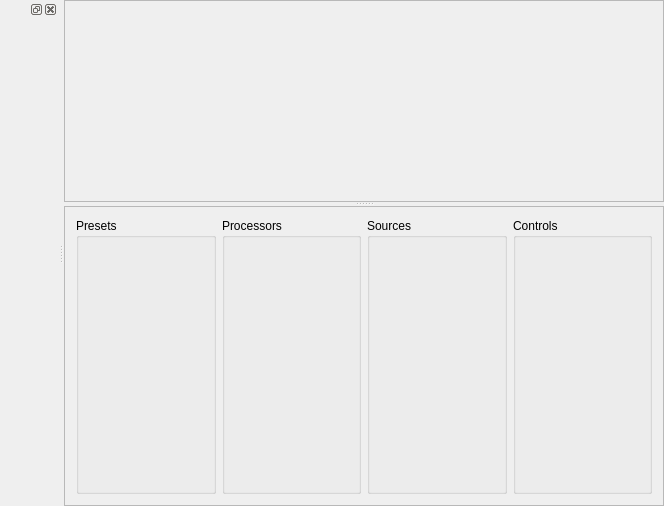
<?xml version="1.0" encoding="UTF-8"?>
<ui version="4.0">
 <class>MainPageClass</class>
 <widget class="QMainWindow" name="MainPageClass">
  <property name="geometry">
   <rect>
    <x>0</x>
    <y>0</y>
    <width>664</width>
    <height>506</height>
   </rect>
  </property>
  <property name="windowTitle">
   <string>MainPage</string>
  </property>
  <widget class="QWidget" name="centralWidget">
   <layout class="QVBoxLayout" name="verticalLayout_4">
    <property name="spacing">
     <number>0</number>
    </property>
    <property name="leftMargin">
     <number>0</number>
    </property>
    <property name="topMargin">
     <number>0</number>
    </property>
    <property name="rightMargin">
     <number>0</number>
    </property>
    <property name="bottomMargin">
     <number>0</number>
    </property>
    <item>
     <widget class="QSplitter" name="splitter">
      <property name="orientation">
       <enum>Qt::Orientation::Vertical</enum>
      </property>
      <property name="opaqueResize">
       <bool>false</bool>
      </property>
      <property name="childrenCollapsible">
       <bool>false</bool>
      </property>
      <widget class="QFrame" name="frameViews">
       <property name="frameShape">
        <enum>QFrame::Shape::StyledPanel</enum>
       </property>
       <property name="frameShadow">
        <enum>QFrame::Shadow::Raised</enum>
       </property>
       <layout class="QGridLayout" name="gridLayout_3">
        <property name="leftMargin">
         <number>0</number>
        </property>
        <property name="topMargin">
         <number>0</number>
        </property>
        <property name="rightMargin">
         <number>0</number>
        </property>
        <property name="bottomMargin">
         <number>0</number>
        </property>
        <property name="spacing">
         <number>0</number>
        </property>
        <item row="0" column="0">
         <widget class="PreviewContainerWidget" name="devicePreviewWidget" native="true"/>
        </item>
       </layout>
      </widget>
      <widget class="QFrame" name="frameControls">
       <property name="maximumSize">
        <size>
         <width>16777215</width>
         <height>300</height>
        </size>
       </property>
       <property name="frameShape">
        <enum>QFrame::Shape::StyledPanel</enum>
       </property>
       <property name="frameShadow">
        <enum>QFrame::Shadow::Raised</enum>
       </property>
       <layout class="QHBoxLayout" name="horizontalLayout_2">
        <item>
         <widget class="QGroupBox" name="groupPresets">
          <property name="title">
           <string>Presets</string>
          </property>
          <property name="flat">
           <bool>false</bool>
          </property>
          <property name="checkable">
           <bool>false</bool>
          </property>
          <layout class="QGridLayout" name="gridLayout_4">
           <property name="leftMargin">
            <number>0</number>
           </property>
           <property name="topMargin">
            <number>0</number>
           </property>
           <property name="rightMargin">
            <number>0</number>
           </property>
           <property name="bottomMargin">
            <number>0</number>
           </property>
           <property name="spacing">
            <number>0</number>
           </property>
           <item row="0" column="0">
            <widget class="PresetsWidget" name="presetsWidget" native="true"/>
           </item>
          </layout>
         </widget>
        </item>
        <item>
         <widget class="QGroupBox" name="groupProcessors">
          <property name="title">
           <string>Processors</string>
          </property>
          <layout class="QVBoxLayout" name="verticalLayout_3">
           <property name="spacing">
            <number>0</number>
           </property>
           <property name="leftMargin">
            <number>0</number>
           </property>
           <property name="topMargin">
            <number>0</number>
           </property>
           <property name="rightMargin">
            <number>0</number>
           </property>
           <property name="bottomMargin">
            <number>0</number>
           </property>
           <item>
            <widget class="ProcessorsWidget" name="processorsWidget" native="true"/>
           </item>
          </layout>
         </widget>
        </item>
        <item>
         <widget class="QGroupBox" name="groupSources">
          <property name="title">
           <string>Sources</string>
          </property>
          <layout class="QVBoxLayout" name="verticalLayout">
           <property name="spacing">
            <number>0</number>
           </property>
           <property name="leftMargin">
            <number>0</number>
           </property>
           <property name="topMargin">
            <number>0</number>
           </property>
           <property name="rightMargin">
            <number>0</number>
           </property>
           <property name="bottomMargin">
            <number>0</number>
           </property>
           <item>
            <widget class="SourcesWidget" name="sourcesWidget" native="true"/>
           </item>
          </layout>
         </widget>
        </item>
        <item>
         <widget class="QGroupBox" name="groupControls">
          <property name="title">
           <string>Controls</string>
          </property>
          <layout class="QVBoxLayout" name="verticalLayout_2">
           <property name="spacing">
            <number>0</number>
           </property>
           <property name="leftMargin">
            <number>0</number>
           </property>
           <property name="topMargin">
            <number>0</number>
           </property>
           <property name="rightMargin">
            <number>0</number>
           </property>
           <property name="bottomMargin">
            <number>0</number>
           </property>
           <item>
            <widget class="SessionControlsWidget" name="sessionControls" native="true"/>
           </item>
          </layout>
         </widget>
        </item>
       </layout>
      </widget>
     </widget>
    </item>
   </layout>
  </widget>
  <widget class="DockableElementsManagerWidget" name="dockWidget">
   <attribute name="dockWidgetArea">
    <number>1</number>
   </attribute>
   <widget class="QWidget" name="dockWidgetContents"/>
  </widget>
 </widget>
 <layoutdefault spacing="6" margin="11"/>
 <customwidgets>
  <customwidget>
   <class>SourcesWidget</class>
   <extends>QWidget</extends>
   <header>widgets/SourcesWidget/sourceswidget.h</header>
   <container>1</container>
  </customwidget>
  <customwidget>
   <class>PreviewContainerWidget</class>
   <extends>QWidget</extends>
   <header>widgets/PreviewContainerWidget/previewcontainerwidget.h</header>
   <container>1</container>
  </customwidget>
  <customwidget>
   <class>PresetsWidget</class>
   <extends>QWidget</extends>
   <header>widgets/PresetsWidget/presetswidget.h</header>
   <container>1</container>
  </customwidget>
  <customwidget>
   <class>SessionControlsWidget</class>
   <extends>QWidget</extends>
   <header>widgets/SessionControlsWidget/sessioncontrolswidget.h</header>
   <container>1</container>
  </customwidget>
  <customwidget>
   <class>ProcessorsWidget</class>
   <extends>QWidget</extends>
   <header>widgets/ProcessorsWidget/processorswidget.h</header>
   <container>1</container>
  </customwidget>
  <customwidget>
   <class>DockableElementsManagerWidget</class>
   <extends>QDockWidget</extends>
   <header>widgets/DockableElementsManagerWidget/dockableelementsmanagerwidget.h</header>
   <container>1</container>
  </customwidget>
 </customwidgets>
 <resources/>
 <connections/>
</ui>
